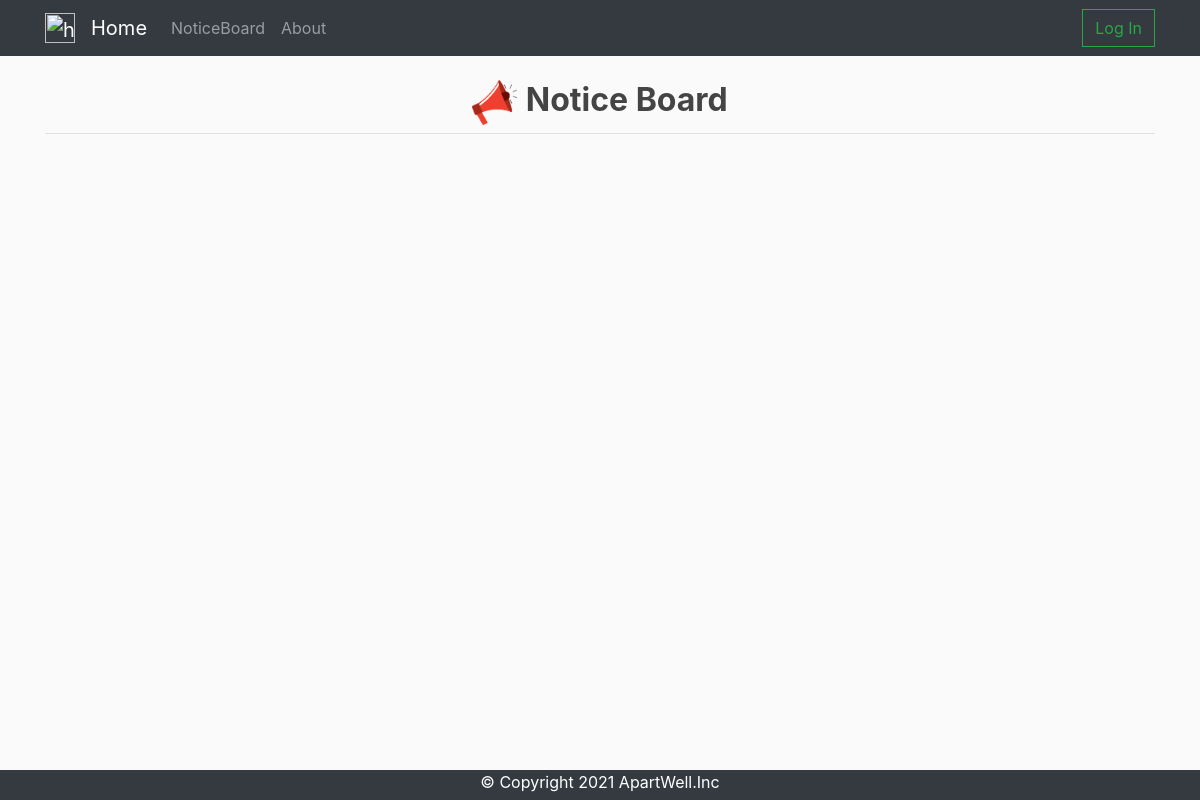
Page /notice/list/ on the earlier database version.
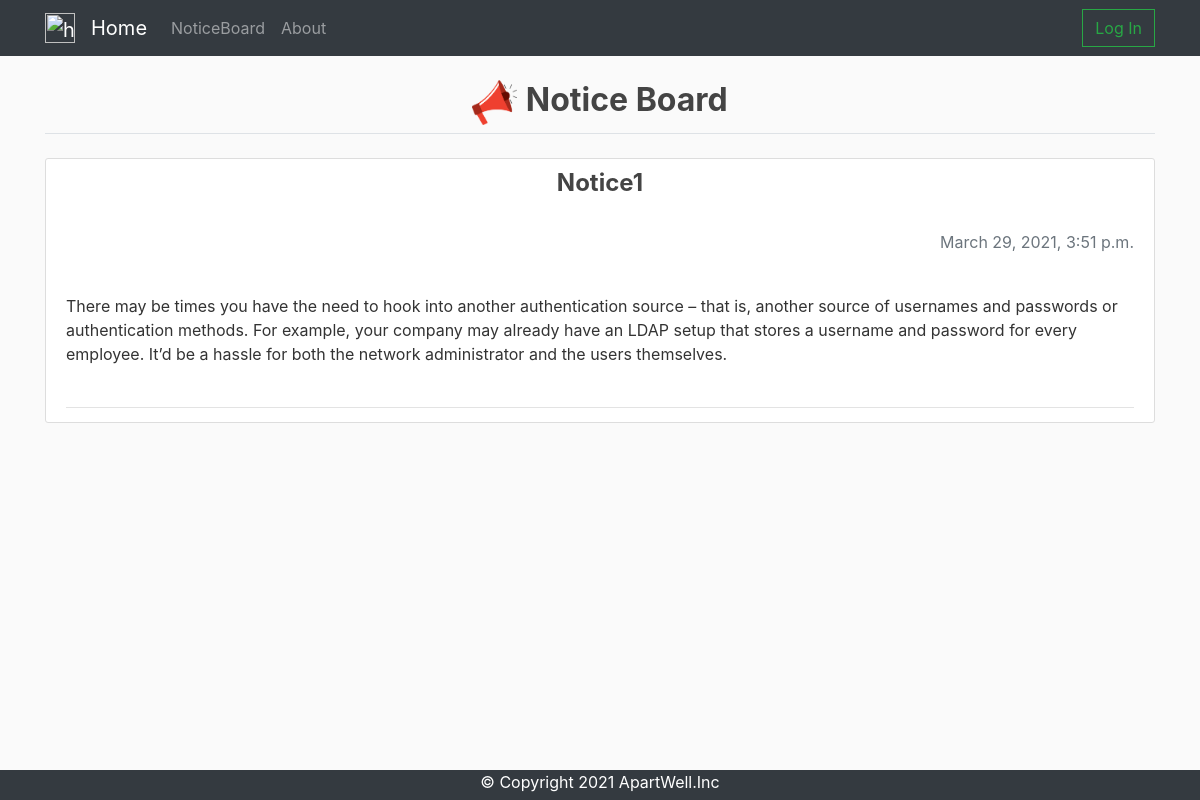
Same page on the later database version.
### noticeboard/models.py (models this page shows, shortened)
class Notice(models.Model) :
	title = models.CharField(max_length = 40)
	slug = extension_fields.AutoSlugField(populate_from='title', blank=True)
	date = models.DateTimeField( auto_now = True)
	content = models.TextField(max_length = 400)
	link = models.URLField(max_length=200,blank= True, null = True)

### noticeboard/views.py (the view)
# urls.py: path('notice/list/', views.NoticeListView.as_view(), name='noticeboard_notice_list'),
class NoticeListView(ListView):
    model = Notice

### noticeboard/templates/noticeboard/notice_list.html (shortened to what this page needs)
{% extends 'base.html' %}
{% load static %}
{% block content %}
<!DOCTYPE html>
<html>
  <head>
  	<link rel="stylesheet" href="{% static 'visitor-entry.css' %}">
  </head>
  <body>
    <legend class = "border-bottom mb-4"><h2 class="text-center"><img  src="/static/notice.png" width = "45" height = "45" alt="home" /> <strong>Notice Board</strong></h2></legend>
        {% for object in object_list %}
        <article class="media content-section">
        <div class="media-body">
          <div class="article-metadata">
            <medium class="text-center"> <h4><strong>{{ object.title }}</strong></h4></br></medium>
            <medium class="text-muted"><p class="text-right">{{ object.date }}</p></br></medium>
            <medium class="text"><p>{{ object.content }}</p></br></medium>
          </div>
        </div>
        </article>
      {% endfor %}
  </body>
</html>
{% endblock %}

Differences in the rows shown:
added Notice: title "Notice1", date "March 29, 2021, 3:51 p.m.", content "There may be times you have the need to hook into another authentication source – that is, another source of usernames and passwords or authentication methods. For example, your company may already have an LDAP setup that stores a username and password for every employee. It’d be a hassle for both the network administrator and the users themselves."
